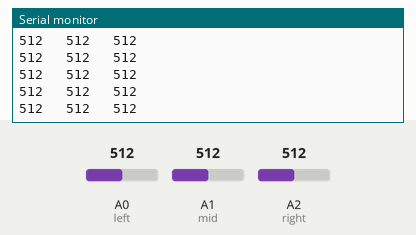
Recording of a sketch running on a simulated Arduino Uno, built with avr-gcc and run on an emulated ATmega328P. Parts: the last lines printed to the serial monitor. The test bench sets the inputs (shaded band); at power-on: A1 (mid) = 512, A0 (left) = 512, A2 (right) = 512.

Above: at 7.2 s.
7.3 s: A1 (mid) set to 988
At 7.37 s:
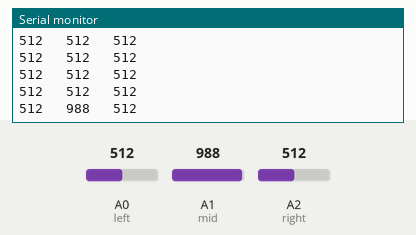
8.8 s: A1 (mid) set to 1008
At 8.88 s:
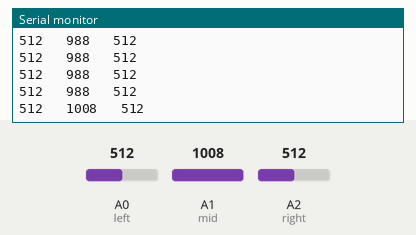
Timing chart, 0 to 11.3 s (numbered marks = the images above; inputs shaded):
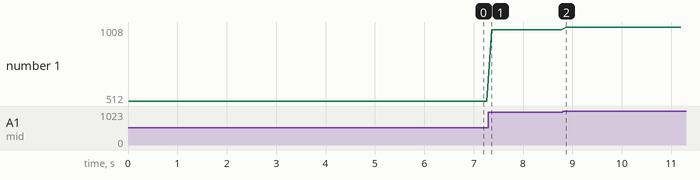

Measured:
- after the input at 7.3 s, the serial monitor: prints a new line after 0.06 s (image 1)
- after the input at 8.8 s, the serial monitor: prints a new line after 0.08 s (image 2)
- plotted number 1: 512 → 988 after the input at 7.3 s, 988 → 1008 after the input at 8.8 s

The sketch:

SensorTest.ino
```cpp
int left = 14;
int mid = 15;
int right = 16;


void setup()
{
  Serial.begin(9600);
  pinMode(left,INPUT);
  pinMode(right,INPUT);
  pinMode(mid,INPUT);
  Serial.println("Left  Right  Mid");
}

void loop(){
  int vL = analogRead(left);
  int vM = analogRead(mid);
  int vR = analogRead(right);


  Serial.print(vL);
  Serial.print("   ");
  Serial.print(vM);
  Serial.print("   ");
  Serial.println(vR);

  delay(100);

}
```
